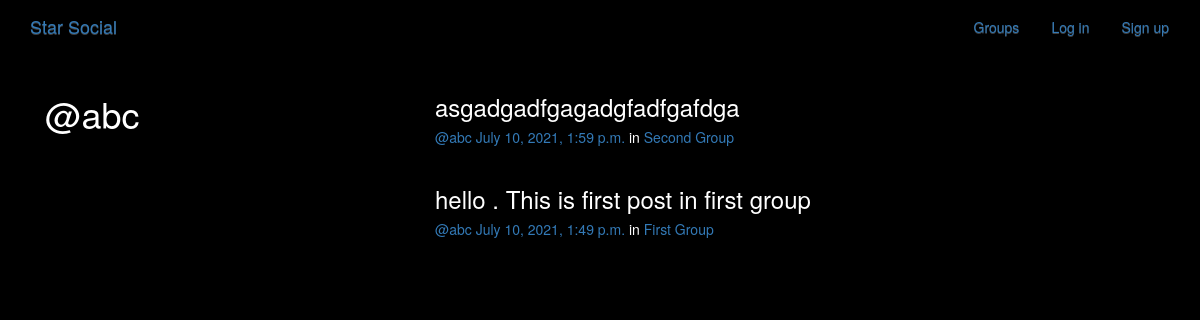
The page /posts/by/abc/ on the database its author committed.
### posts/models.py (models this page shows, shortened)
class Post(models.Model):
    user=models.ForeignKey(User,related_name='posts',on_delete=models.CASCADE)
    created_dt=models.DateTimeField(default=timezone.now)
    message=models.TextField()
    message_html=models.TextField(editable=False)
    group=models.ForeignKey(Group,related_name='posts',null=True,blank=True,on_delete=models.CASCADE)
    class Meta:
        ordering=['-created_dt']
        unique_together=['user','group']

### groups/models.py (models this page shows, shortened)
class Group(models.Model):
    name=models.CharField(max_length=255,unique=True)
    slug=models.SlugField(allow_unicode=True,unique=True)
    description=models.TextField(blank=True,default='')
    description_html=models.TextField(blank=True,default='',editable=False)
    members=models.ManyToManyField(User,through='Groupmember')
    class Meta:
        ordering=['name']

### posts/views.py (the view)
# urls.py: url(r'by/(?P<username>[-\w]+)/$',views.UserPosts.as_view(),name='for_user'),
class UserPosts(generic.ListView):
    model=models.Post
    template_name='posts/user_post_list.html'
    def get_queryset(self):
        try:
            self.post_user=User.objects.prefetch_related('posts').get(username__iexact=self.kwargs.get('username'))
        except User.DoesNotExist:
            raise Http404
        else:
            return self.post_user.posts.all()
    def get_context_data(self,**kwargs):
        context=super().get_context_data(**kwargs)
        context['post_user']=self.post_user
        return context

### posts/templates/posts/user_post_list.html
{% extends "posts/post_base.html" %}
{% block prepost %}
<div class="col-md-4">
    <h1>@{{ post_user.username }}</h1>
</div>
{% endblock %}
{% block post_content %}
<div class="col-md-8">
    {% for post in post_list %}
    {% include "posts/_post.html" %}
    {% endfor %}
</div>
{% endblock %}

### posts/templates/posts/_post.html (shortened to what this page needs)
<div class="post media">
	<h3>{{ post.message_html|safe }}</h3>
	<div class="media-body">
		<h5 class="media-heading">
			<span class="username"><a href="{% url 'posts:for_user' username=post.user.username %}">@{{ post.user.username }}</a></span>
			<time class="time"><a href="{% url 'posts:single' username=post.user.username pk=post.pk %}">{{ post.created_dt }}</a></time>
			{% if post.group %}
			<span class="group-name">in <a href="#">{{ post.group.name }}</a></span>
			{% endif %}
		</h5>
	</div>
</div>

### static/simplesocial/css/master.css (style rules this page uses)
body { margin: 0; overflow: hidden; background-color: black; color:white; }

### rows shown on the page
Post: message_html "asgadgadfgagadgfadfgafdga", user.username "abc", created_dt "July 10, 2021, 1:59 p.m.", group.name "Second Group"
Post: message_html "hello . This is first post in first group", user.username "abc", created_dt "July 10, 2021, 1:49 p.m.", group.name "First Group"

### other values the page prints
{{ post_user.username }} "abc"
